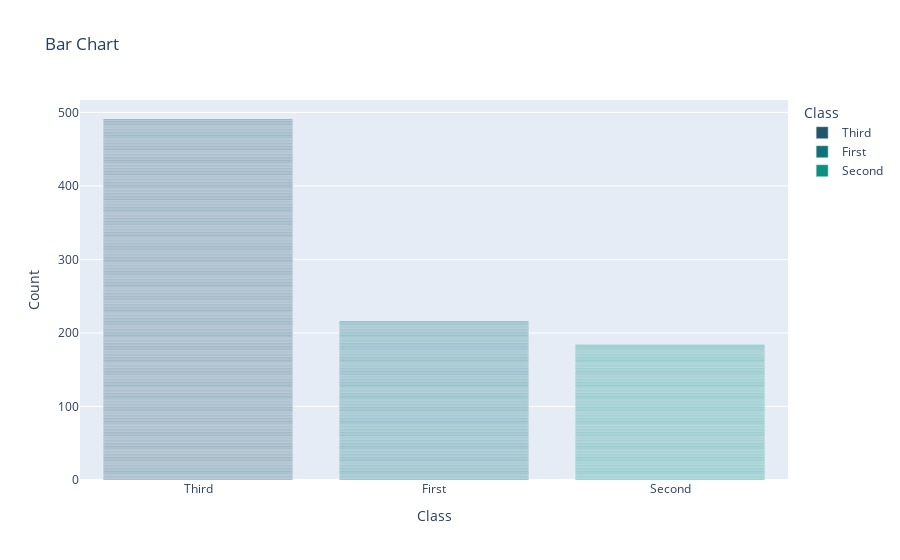

Notebook code cell kept with this figure:
### Code cell
#bar chart showing the count of passengers in each class 
fig=px.bar(df,x='class', title='Bar Chart', labels={'class':'Class','count':'Count'},color='class',color_discrete_sequence=px.colors.sequential.Aggrnyl)
fig.show()

### Figure 1 — Plotly figure (JSON) as saved in the notebook; plotly's stock layout.template omitted (floating-point values rounded to 4 significant figures; data arrays with more than 128 entries replaced by an {"elided": "..."} marker saying what was removed)
{"data": [{"alignmentgroup": "True", "hovertemplate": "Class=%{x}<br>Count=%{y}<extra></extra>", "legendgroup": "Third", "marker": {"color": "rgb(36, 86, 104)", "pattern": {"shape": ""}}, "name": "Third", "offsetgroup": "Third", "orientation": "v", "showlegend": true, "textposition": "auto", "type": "bar", "x": {"elided": "491 str values"}, "xaxis": "x", "y": {"elided": "491 int values"}, "yaxis": "y"}, {"alignmentgroup": "True", "hovertemplate": "Class=%{x}<br>Count=%{y}<extra></extra>", "legendgroup": "First", "marker": {"color": "rgb(15, 114, 121)", "pattern": {"shape": ""}}, "name": "First", "offsetgroup": "First", "orientation": "v", "showlegend": true, "textposition": "auto", "type": "bar", "x": {"elided": "216 str values"}, "xaxis": "x", "y": {"elided": "216 int values"}, "yaxis": "y"}, {"alignmentgroup": "True", "hovertemplate": "Class=%{x}<br>Count=%{y}<extra></extra>", "legendgroup": "Second", "marker": {"color": "rgb(13, 143, 129)", "pattern": {"shape": ""}}, "name": "Second", "offsetgroup": "Second", "orientation": "v", "showlegend": true, "textposition": "auto", "type": "bar", "x": {"elided": "184 str values"}, "xaxis": "x", "y": {"elided": "184 int values"}, "yaxis": "y"}], "layout": {"barmode": "relative", "legend": {"title": {"text": "Class"}, "tracegroupgap": 0}, "title": {"text": "Bar Chart"}, "xaxis": {"anchor": "y", "categoryarray": ["Third", "First", "Second"], "categoryorder": "array", "domain": [0, 1], "title": {"text": "Class"}}, "yaxis": {"anchor": "x", "domain": [0, 1], "title": {"text": "Count"}}}}
